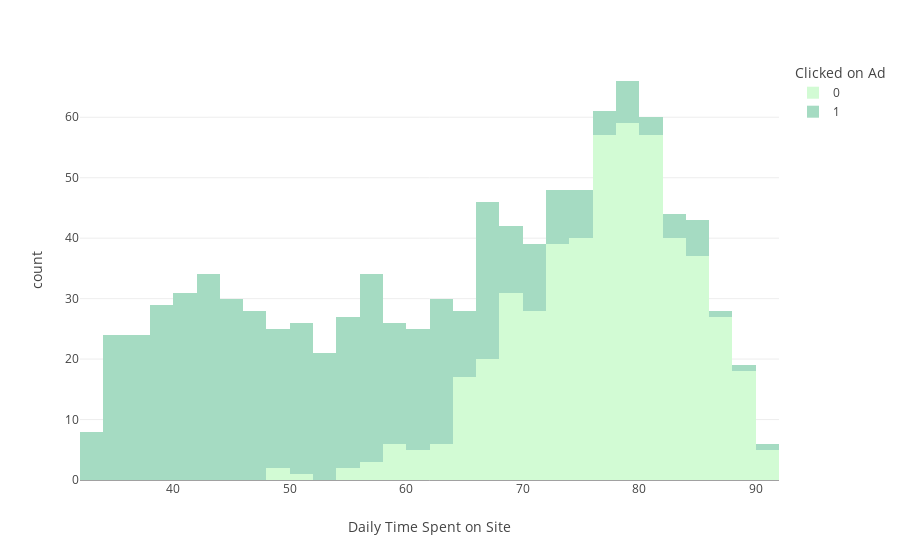

Notebook code for this chart:
### Markdown cell above
## visualizing our dataset

### Code cell
px.histogram(df,x='Daily Time Spent on Site', 
             color='Clicked on Ad',
             template="none",
             color_discrete_sequence= px.colors.sequential.Darkmint)

# 0 and 1, where 0 refers to a user who didn't click the advertisement, while one 
#refers to the scenario where a user clicks the ad.

### Figure 1 — Plotly figure (JSON) as saved in the notebook; plotly's stock layout.template omitted (floating-point values rounded to 4 significant figures; data arrays with more than 128 entries replaced by an {"elided": "..."} marker saying what was removed)
{"data": [{"alignmentgroup": "True", "bingroup": "x", "hovertemplate": "Clicked on Ad=0<br>Daily Time Spent on Site=%{x}<br>count=%{y}<extra></extra>", "legendgroup": "0", "marker": {"color": "rgb(210, 251, 212)", "pattern": {"shape": ""}}, "name": "0", "offsetgroup": "0", "orientation": "v", "showlegend": true, "type": "histogram", "x": {"elided": "500 float values"}, "xaxis": "x", "yaxis": "y"}, {"alignmentgroup": "True", "bingroup": "x", "hovertemplate": "Clicked on Ad=1<br>Daily Time Spent on Site=%{x}<br>count=%{y}<extra></extra>", "legendgroup": "1", "marker": {"color": "rgb(165, 219, 194)", "pattern": {"shape": ""}}, "name": "1", "offsetgroup": "1", "orientation": "v", "showlegend": true, "type": "histogram", "x": {"elided": "500 float values"}, "xaxis": "x", "yaxis": "y"}], "layout": {"barmode": "relative", "legend": {"title": {"text": "Clicked on Ad"}, "tracegroupgap": 0}, "margin": {"t": 60}, "xaxis": {"anchor": "y", "domain": [0, 1], "title": {"text": "Daily Time Spent on Site"}}, "yaxis": {"anchor": "x", "domain": [0, 1], "title": {"text": "count"}}}}
